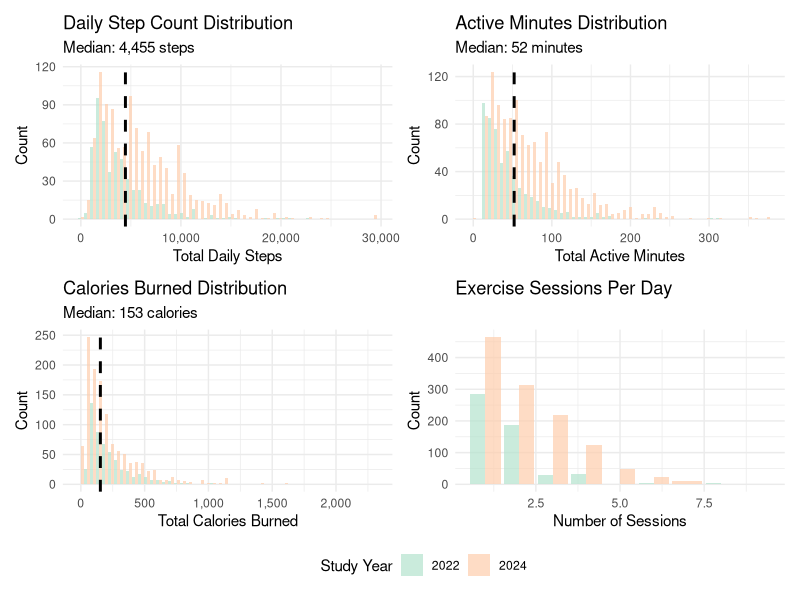
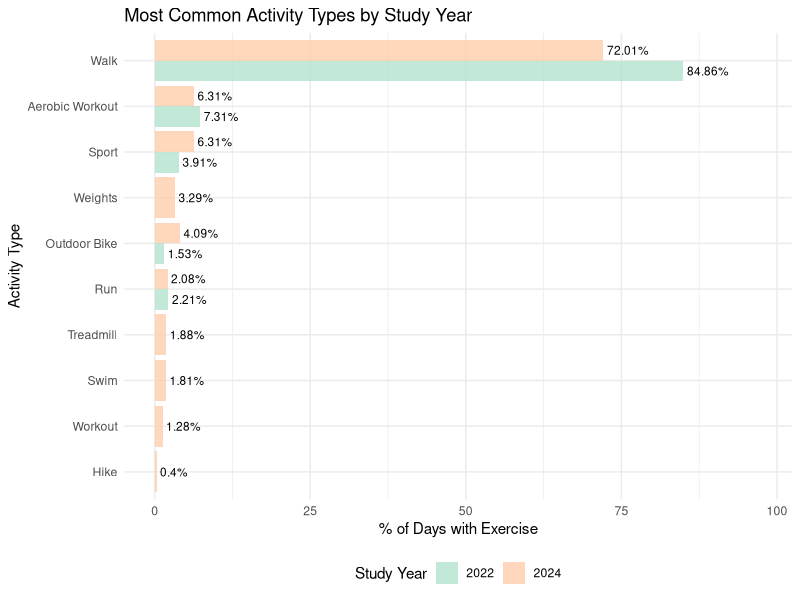
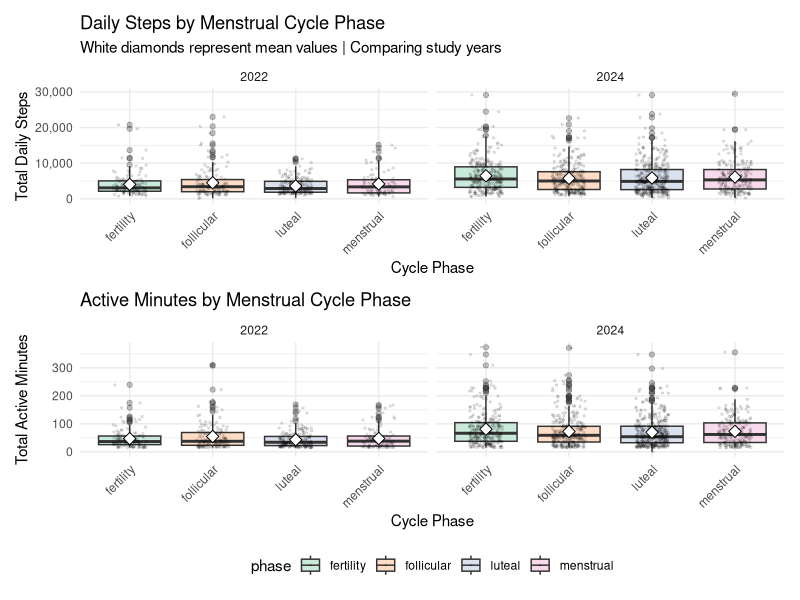
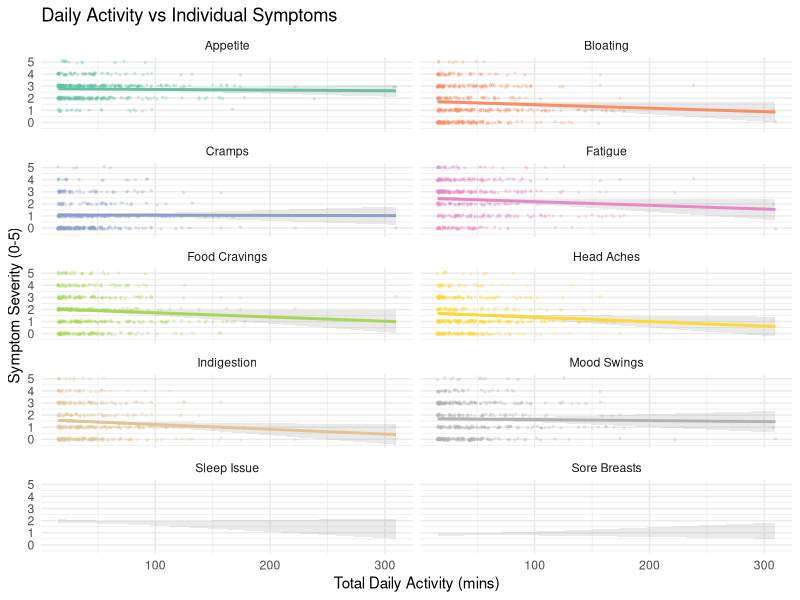

R code for these plots, in order:
## ---- chunk 1
# Loading libraries
library(tidyverse)
library(lme4)
library(lmerTest)
library(broom.mixed)
library(knitr)
library(kableExtra)
library(patchwork)
library(scales)

# Setting plot theme
theme_set(theme_minimal() + theme(legend.position = "bottom"))
options(
  ggplot2.discrete.colour = function(...) scale_colour_brewer(..., palette = "Pastel2"),
  ggplot2.discrete.fill   = function(...) scale_fill_brewer(..., palette = "Pastel2"),

  ggplot2.continuous.colour = function(...) scale_colour_distiller(..., palette = "PuRd"),
  ggplot2.continuous.fill   = function(...) scale_fill_distiller(..., palette = "PuRd")
)
## ---- chunk 2
# Outlier check: Identifying and viewing extreme observations
extreme_obs = read.csv("./clean_data/all_daily_data.csv") |> 
  distinct(id, study_interval, day_in_study, .keep_all = TRUE) |> 
  filter(total_steps >= 50000 | # unlikely to complete more than 50000 steps a day
         total_active_min >= 1440 | # cannot have active exercise minutes for more than 24 hours
         total_calories >= 10000) |> # unlikely to burn more than 10000 calories in a day
  select(id, study_interval, day_in_study, 
         total_steps, total_active_min, total_calories) |> 
  arrange(desc(total_steps))

# Displaying extreme observations
  kable(extreme_obs,
        caption = "Outliers with Extreme Values",
        col.names = c("ID", "Year", "Day", "Steps", "Active Min", 
                     "Calories")) |> 
  kable_styling(bootstrap_options = c("striped", "hover"))
## ---- chunk 3
# Loading data
all_daily_data = read.csv("./clean_data/all_daily_data.csv") |> 
  distinct(id, study_interval, day_in_study, .keep_all = TRUE)

# Exercise descriptives
overall_desc = all_daily_data |> 
  summarise(
    Variable = c("Daily Steps", "Active Minutes/Day", "Calories Burned", 
                 "Exercise Sessions/Day", "Days with Activity (%)"),
    Mean = round(c(mean(total_steps, na.rm = TRUE),
                   mean(total_active_min, na.rm = TRUE),
                   mean(total_calories, na.rm = TRUE),
                   mean(n_sessions, na.rm = TRUE),
                   NA), 2),
    SD = round(c(sd(total_steps, na.rm = TRUE),
                 sd(total_active_min, na.rm = TRUE),
                 sd(total_calories, na.rm = TRUE),
                 sd(n_sessions, na.rm = TRUE),
                 NA), 2),
    Median = round(c(median(total_steps, na.rm = TRUE),
                     median(total_active_min, na.rm = TRUE),
                     median(total_calories, na.rm = TRUE),
                     median(n_sessions, na.rm = TRUE),
                     NA), 2),
    IQR = round(c(IQR(total_steps, na.rm = TRUE),
                  IQR(total_active_min, na.rm = TRUE),
                  IQR(total_calories, na.rm = TRUE),
                  IQR(n_sessions, na.rm = TRUE),
                  NA), 2),
    Percent = round(c(NA, NA, NA, NA,
                      mean(exercised_flag > 0, na.rm = TRUE) * 100), 2)
  )

# Displaying table (and making NAs blank)
overall_desc |> 
  mutate(across(where(is.numeric), ~ifelse(is.na(.), "", .))) |> 
  kable(caption = "Descriptive Statistics: Exercise Metrics",
        align = c("l", "r", "r", "r", "r", "r")) %>%
  kable_styling(bootstrap_options = c("striped", "hover"), full_width = FALSE)
## ---- chunk 4
# Comparison by study year
year_comp = all_daily_data |> 
  group_by(study_interval) |> 
  summarise(
    `N Days` = n(),
    `N Participants` = n_distinct(id),
    `Mean Steps` = round(mean(total_steps, na.rm = TRUE), 2),
    `SD Steps` = round(sd(total_steps, na.rm = TRUE), 2),
    `Mean Active Min` = round(mean(total_active_min, na.rm = TRUE), 2),
    `SD Active Min` = round(sd(total_active_min, na.rm = TRUE), 2),
    `% Days Active` = round(mean(exercised_flag, na.rm = TRUE) * 100, 2)
  ) |> 
  rename(Year = study_interval)

kable(year_comp,
      caption = "Descriptive Statistics: Exercise Metrics by Study Year",
      align = c("c", rep("r", 7))) %>%
  kable_styling(bootstrap_options = c("striped", "hover"), full_width = FALSE)
## ---- chunk 5
# Symptom descriptives
symptom_desc = all_daily_data |> 
  summarise(
    across(c(appetite_score, headaches_score, cramps_score, sorebreasts_score, fatigue_score, sleepissue_score, moodswing_score, foodcravings_score, indigestion_score, bloating_score),
           list(mean = ~mean(.x, na.rm = TRUE),
                sd = ~sd(.x, na.rm = TRUE),
                median = ~median(.x, na.rm = TRUE)),
           .names = "{.col}_{.fn}")
  ) |> 
  pivot_longer(everything(),
               names_to = c("symptom", ".value"),
               names_pattern = "(.+)_score_(.+)") |> 
  mutate(
    symptom = str_to_title(str_replace_all(symptom, "_", " ")),
    across(where(is.numeric), ~round(.x, 2))
  ) |> 
  # Alphabetical order
  arrange(symptom)

kable(symptom_desc,
      col.names = c("Symptom", "Mean", "SD", "Median"),
      caption = "Descriptive Statistics: Symptom Severity (Scale: 0 = None, 5 = Very High)",
      align = c("l", "r", "r", "r")) %>%
  kable_styling(bootstrap_options = c("striped", "hover"), full_width = FALSE)
## ---- chunk 6

exercise_analysis = all_daily_data

# Distribution of daily step count
p1 = ggplot(exercise_analysis |> filter(total_steps > 0, total_steps < 50000), 
             aes(x = total_steps, fill = factor(study_interval))) +
  geom_histogram(bins = 50, alpha = 0.7, position = "dodge") +
  geom_vline(xintercept = median(exercise_analysis$total_steps[exercise_analysis$total_steps > 0], na.rm = TRUE),
             linetype = "dashed", color = "black", linewidth = 1) +
  labs(title = "Daily Step Count Distribution",
       subtitle = paste("Median:", 
                       scales::comma(round(median(exercise_analysis$total_steps[exercise_analysis$total_steps > 0], na.rm = TRUE))), 
                       "steps"),
       x = "Total Daily Steps",
       y = "Count",
       fill = "Study Year") +
  scale_x_continuous(labels = scales::comma)

# Active minutes distribution
p2 = ggplot(exercise_analysis |> filter(total_active_min > 0), 
             aes(x = total_active_min, fill = factor(study_interval))) +
  geom_histogram(bins = 50, alpha = 0.7, position = "dodge") +
  geom_vline(xintercept = median(exercise_analysis$total_active_min[exercise_analysis$total_active_min > 0], na.rm = TRUE),
             linetype = "dashed", color = "black", linewidth = 1) +
  labs(title = "Active Minutes Distribution",
       subtitle = paste("Median:", 
                       round(median(exercise_analysis$total_active_min[exercise_analysis$total_active_min > 0], na.rm = TRUE), 1), 
                       "minutes"),
       x = "Total Active Minutes",
       y = "Count",
       fill = "Study Year")

# Calories Burned Distribution
p3 = ggplot(exercise_analysis |> filter(total_calories > 0), 
             aes(x = total_calories, fill = factor(study_interval))) +
  geom_histogram(bins = 50, alpha = 0.7, position = "dodge") +
  geom_vline(xintercept = median(exercise_analysis$total_calories[exercise_analysis$total_calories > 0], na.rm = TRUE),
             linetype = "dashed", color = "black", linewidth = 1) +
  labs(title = "Calories Burned Distribution",
       subtitle = paste("Median:", 
                       scales::comma(round(median(exercise_analysis$total_calories[exercise_analysis$total_calories > 0], na.rm = TRUE))), 
                       "calories"),
       x = "Total Calories Burned",
       y = "Count",
       fill = "Study Year") +
  scale_x_continuous(labels = scales::comma)

# Exercise Sessions Per Day
p4 = ggplot(exercise_analysis |> filter(n_sessions > 0), 
             aes(x = n_sessions, fill = factor(study_interval))) +
  geom_bar(alpha = 0.7, position = "dodge") +
  labs(title = "Exercise Sessions Per Day",
       x = "Number of Sessions",
       y = "Count",
       fill = "Study Year")

(p1 + p2) / (p3 + p4) + 
  plot_layout(guides = "collect")

## ---- chunk 7
# Preparing activity types data
activities_long = exercise_analysis |> 
  filter(!is.na(activity_types), activity_types != "", activity_types != "NA") |> 
  select(id, study_interval, day_in_study, activity_types) |> 
  mutate(
    activity_types = str_replace_all(activity_types, "\\n", ","),
    activity_types = str_replace_all(activity_types, "\"", "")
  ) |> 
  separate_rows(activity_types, sep = ",") |> 
  mutate(
    activity_types = str_trim(activity_types),
    activity_types = str_to_title(activity_types)
  ) |> 
  filter(activity_types != "", activity_types != "Na")

# Counting activities by year
activity_counts = activities_long |> 
  group_by(study_interval, activity_types) |> 
  summarise(n_days = n(), .groups = "drop") |> 
  group_by(study_interval) |> 
  mutate(pct = n_days / sum(n_days) * 100) |> 
  ungroup()

# Getting top 10 activities
top_activities = activity_counts |> 
  group_by(activity_types) |> 
  summarise(total = sum(n_days)) |> 
  arrange(desc(total)) |> 
  slice(1:10) |> 
  pull(activity_types)

activity_counts_top = activity_counts |> 
  filter(activity_types %in% top_activities)

# Plot: Top 10 activities by year
p1 = ggplot(activity_counts_top, 
             aes(x = reorder(activity_types, pct), y = pct, 
                 fill = factor(study_interval))) +
  geom_col(position = "dodge", alpha = 0.8) +
  geom_text(aes(label = paste0(round(pct, 2), "%")),
            position = position_dodge(width = 0.9),
            hjust = -0.1,
            size = 3) +
  coord_flip() +
  labs(title = "Most Common Activity Types by Study Year",
       x = "Activity Type",
       y = "% of Days with Exercise",
       fill = "Study Year") +
  theme_minimal() +
  theme(legend.position = "bottom") +
  expand_limits(y = max(activity_counts_top$pct) * 1.15)

p1
## ---- chunk 8

p1 = ggplot(exercise_analysis |> filter(!is.na(phase), total_steps > 0, total_steps < 50000), 
             aes(x = phase, y = total_steps, fill = phase)) +
  geom_boxplot(alpha = 0.7, outlier.alpha = 0.3) +
  geom_jitter(width = 0.2, alpha = 0.1, size = 0.5) +
  stat_summary(fun = mean, geom = "point", shape = 23, size = 3, fill = "white") +
  facet_wrap(~study_interval, ncol = 2) +  # Side by side
  labs(title = "Daily Steps by Menstrual Cycle Phase",
       subtitle = "White diamonds represent mean values | Comparing study years",
       x = "Cycle Phase",
       y = "Total Daily Steps") +
  scale_y_continuous(labels = comma) +
  theme(legend.position = "bottom",
        axis.text.x = element_text(angle = 45, hjust = 1))

p2 = ggplot(exercise_analysis |> filter(!is.na(phase), total_active_min > 0), 
             aes(x = phase, y = total_active_min, fill = phase)) +
  geom_boxplot(alpha = 0.7, outlier.alpha = 0.3) +
  geom_jitter(width = 0.2, alpha = 0.1, size = 0.5) +
  stat_summary(fun = mean, geom = "point", shape = 23, size = 3, fill = "white") +
  facet_wrap(~study_interval, ncol = 2) +
  labs(title = "Active Minutes by Menstrual Cycle Phase",
       x = "Cycle Phase",
       y = "Total Active Minutes") +
  theme(legend.position = "bottom",
        axis.text.x = element_text(angle = 45, hjust = 1))

p1 / p2 + plot_layout(guides = "collect")
## ---- chunk 9
symptoms_long = exercise_analysis |> 
  filter(total_active_min > 0) |> 
  select(id, total_active_min, appetite_score, headaches_score, sorebreasts_score, sleepissue_score, cramps_score, fatigue_score, 
         headaches_score, moodswing_score, foodcravings_score, indigestion_score, bloating_score) |> 
  pivot_longer(cols = ends_with("_score"), 
               names_to = "symptom", 
               values_to = "severity") |> 
  filter(!is.na(severity)) |> 
  mutate(symptom = case_when(
    symptom == "appetite_score" ~ "Appetite",
    symptom == "headaches_score" ~"Head Aches",
    symptom == "sorebreasts_score" ~ "Sore Breasts",
    symptom == "sleepissue_score" ~ "Sleep Issue",
    symptom == "cramps_score" ~ "Cramps",
    symptom == "fatigue_score" ~ "Fatigue",
    symptom == "headaches_score" ~ "Headaches",
    symptom == "moodswing_score" ~ "Mood Swings",
    symptom == "foodcravings_score" ~ "Food Cravings",
    symptom == "indigestion_score" ~ "Indigestion",
    symptom == "bloating_score" ~ "Bloating"
  ))

p4 = ggplot(symptoms_long, 
             aes(x = total_active_min, y = severity, color = symptom)) +
  geom_jitter(alpha = 0.2, size = 0.5, height = 0.1) +
  geom_smooth(method = "lm", se = TRUE, linewidth = 1.0, alpha = 0.2) +
  facet_wrap(~symptom, ncol = 2) +
  labs(title = "Daily Activity vs Individual Symptoms",
       x = "Total Daily Activity (mins)",
       y = "Symptom Severity (0-5)") +
  scale_x_continuous(labels = comma) +
  scale_y_continuous(breaks = 0:5) +
  theme(legend.position = "none") +
  scale_color_brewer(palette = "Set2")

p4
